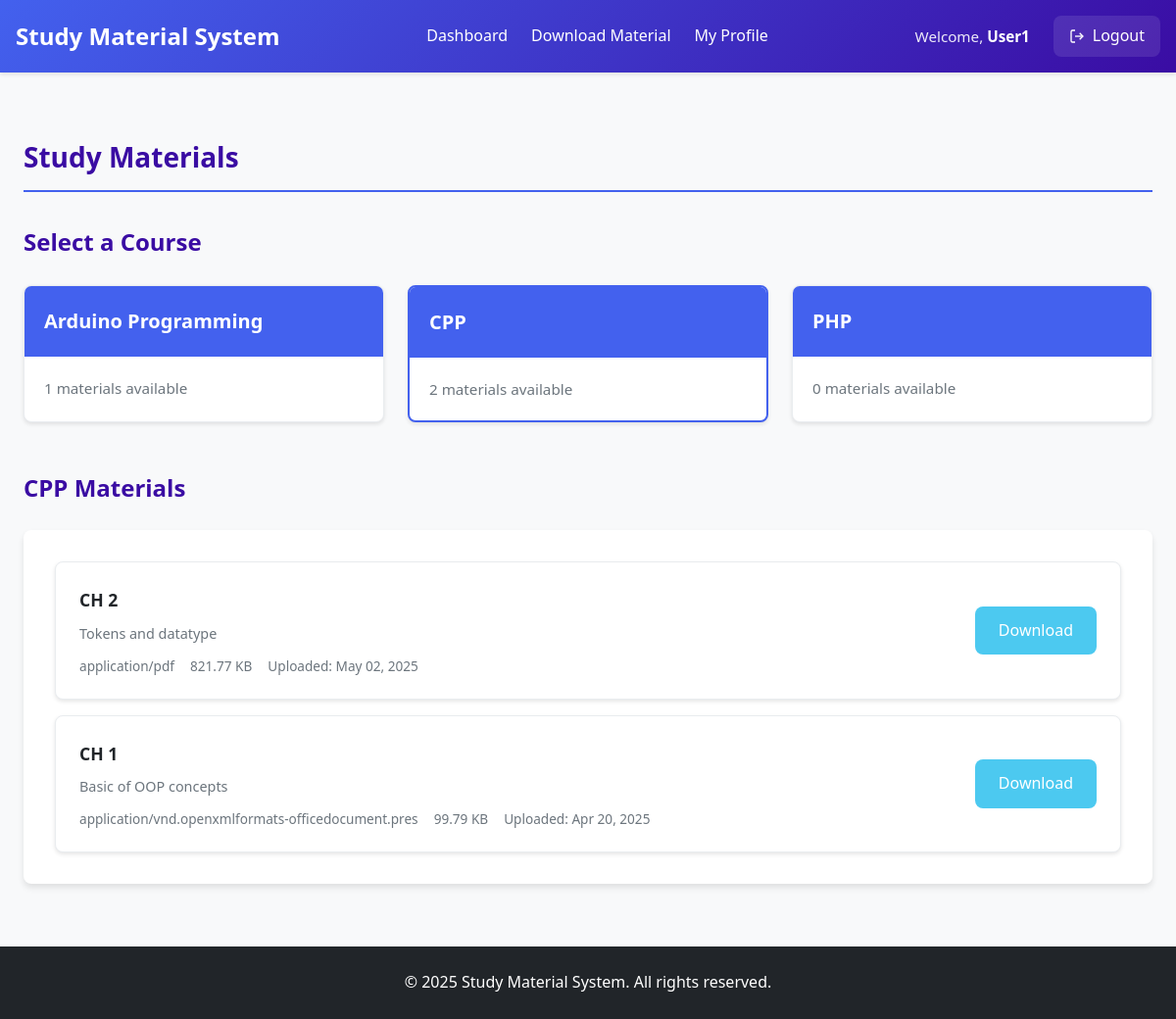
Screenshot of /courses_materials.php?course_id=1 (signed in) with the database file from the repository.
### tables this page shows
CREATE TABLE `courses` (
  `course_id` int(11) NOT NULL,
  `course_name` varchar(100) NOT NULL,
  `description` text DEFAULT NULL,
  `created_by` int(11) DEFAULT NULL,
  `created_at` timestamp NOT NULL DEFAULT current_timestamp(),
  `updated_at` timestamp NOT NULL DEFAULT current_timestamp() ON UPDATE current_timestamp(),
  `is_active` tinyint(1) DEFAULT 1 COMMENT '1=active, 0=inactive'
);

CREATE TABLE `materials` (
  `material_id` int(11) NOT NULL,
  `title` varchar(255) NOT NULL,
  `description` text DEFAULT NULL,
  `file_path` varchar(255) NOT NULL,
  `file_size` int(11) DEFAULT NULL,
  `file_type` varchar(50) DEFAULT NULL,
  `course_id` int(11) DEFAULT NULL,
  `uploaded_by` int(11) DEFAULT NULL,
  `upload_date` timestamp NOT NULL DEFAULT current_timestamp(),
  `is_active` tinyint(1) DEFAULT 1 COMMENT '1=active, 0=inactive'
);

### courses_materials.php (the view, shortened to what this page needs)
<?php
require_once '../includes/config.php';
$selected_course_id = isset($_GET['course_id']) ? (int)$_GET['course_id'] : null;
$courses = $link->query("SELECT * FROM courses WHERE is_active = 1 ORDER BY course_name")->fetch_all(MYSQLI_ASSOC);
$materials = [];
if ($selected_course_id) {
    $stmt = $link->prepare("SELECT m.*, c.course_name
                          FROM materials m
                          JOIN courses c ON m.course_id = c.course_id
                          WHERE m.course_id = ? AND m.is_active = 1
                          ORDER BY m.upload_date DESC");
    $stmt->bind_param('i', $selected_course_id);
    $stmt->execute();
    $result = $stmt->get_result();
    $materials = $result->fetch_all(MYSQLI_ASSOC);
}
include 'header.php';
?>
<div class="admin-main">
    <div class="dashboard-container">
        <h1 class="page-title">Study Materials</h1>
        <div class="course-selection">
            <h2>Select a Course</h2>
            <div class="courses-grid">
                <?php if (empty($courses)): ?>
                    <div class="alert alert-info">No courses available at the moment.</div>
                <?php else: ?>
                    <?php foreach ($courses as $course): ?>
                        <a href="courses_materials.php?course_id=<?= $course['course_id'] ?>"
                           class="course-card <?= $selected_course_id == $course['course_id'] ? 'active' : '' ?>">
                            <div class="course-card-header">
                                <h3><?= htmlspecialchars($course['course_name']) ?></h3>
                            </div>
                            <div class="course-card-body">
                                <?php
                                    $stmt = $link->prepare("SELECT COUNT(*) FROM materials WHERE course_id = ? AND is_active = 1");
                                    $stmt->bind_param('i', $course['course_id']);
                                    $stmt->execute();
                                    $stmt->bind_result($material_count);
                                ?>
                                <p><?= $material_count ?> materials available</p>
                            </div>
                        </a>
                    <?php endforeach; ?>
                <?php endif; ?>
            </div>
        </div>
        <?php if ($selected_course_id): ?>
            <div class="materials-section">
                <h2><?= htmlspecialchars($materials[0]['course_name'] ?? 'Selected Course') ?> Materials</h2>
                <?php if (empty($materials)): ?>
                    <div class="alert alert-info">No materials available for this course yet.</div>
                <?php else: ?>
                    <div class="materials-list">
                        <?php foreach ($materials as $material): ?>
                            <div class="material-item">
                                <div class="material-info">
                                    <h3><?= htmlspecialchars($material['title']) ?></h3>
                                    <p class="material-description"><?= htmlspecialchars($material['description']) ?></p>
                                    <div class="material-meta">
                                        <span class="file-type"><?= htmlspecialchars($material['file_type']) ?></span>
                                        <span class="file-size"><?= formatFileSize($material['file_size']) ?></span>
                                        <span class="upload-date">Uploaded: <?= date('M d, Y', strtotime($material['upload_date'])) ?></span>
                                    </div>
                                </div>
                                <a href="download.php?path=../uploads/materials/<?= $material['file_path'] ?>" class="download-btn">
                                    Download
                                </a>
                            </div>
                        <?php endforeach; ?>
                    </div>
                <?php endif; ?>
            </div>
        <?php else: ?>
            <div class="instruction-box">
                <p>Please select a course from above to view its available study materials.</p>
            </div>
        <?php endif; ?>
    </div>
</div>
<?php
function formatFileSize($bytes) {
    if ($bytes >= 1073741824) {
        return number_format($bytes / 1073741824, 2) . ' GB';
    } elseif ($bytes >= 1048576) {
        return number_format($bytes / 1048576, 2) . ' MB';
    } elseif ($bytes >= 1024) {
        return number_format($bytes / 1024, 2) . ' KB';
    } elseif ($bytes > 1) {
        return $bytes . ' bytes';
    } elseif ($bytes == 1) {
        return '1 byte';
    } else {
        return '0 bytes';
    }
}
include 'footer.php';
?>

### admin.css (style rules this page uses)
:root { --primary: #4361ee; --primary-dark: #3a0ca3; --secondary: #f72585; --light: #f8f9fa; --dark: #212529; --gray: #6c757d; --light-gray: #e9ecef; --success: #4cc9f0; --danger: #ef233c; --warning: #f8961e; --info: #4895ef; }
* { margin: 0; padding: 0; box-sizing: border-box; }
html, body { height: 100%; }
body { font-family: 'Segoe UI', Tahoma, Geneva, Verdana, sans-serif; line-height: 1.6; color: var(--dark); background-color: var(--light); display: flex; flex-direction: column; min-height: 100vh; }
.admin-main { flex: 1; max-width: 1200px; width: 100%; margin: 0 auto; padding: 2rem 1rem; }
.dashboard-container { padding: 1rem; }
.materials-list { background: white; padding: 2rem; border-radius: 0.5rem; box-shadow: 0 4px 6px rgba(0, 0, 0, 0.1); }
.material-item { display: flex; justify-content: space-between; align-items: center; padding: 1rem; border-bottom: 1px solid var(--light-gray); transition: background-color 0.2s ease; }
.material-info { flex: 1; min-width: 0; }
.material-meta { font-size: 0.85rem; color: var(--gray); line-height: 1.4; }

### user.css (style rules this page uses)
.admin-main { padding: 2rem 0; flex: 1; }
.dashboard-container { max-width: 1200px; margin: 0 auto; padding: 0 1.5rem; }
.page-title { color: var(--primary-dark); margin-bottom: 2rem; padding-bottom: 0.75rem; border-bottom: 2px solid var(--primary); font-size: 1.75rem; }
.course-selection { margin-bottom: 3rem; }
.course-selection h2 { color: var(--primary-dark); margin-bottom: 1.5rem; font-size: 1.5rem; }
.courses-grid { display: grid; grid-template-columns: repeat(auto-fill, minmax(280px, 1fr)); gap: 1.5rem; }
.course-card { background: white; border-radius: 0.5rem; box-shadow: 0 2px 4px rgba(0, 0, 0, 0.1); transition: all 0.3s ease; text-decoration: none; color: var(--dark); overflow: hidden; border: 1px solid var(--light-gray); }
.course-card.active { border: 2px solid var(--primary); }
.course-card-header { background: var(--primary); color: white; padding: 1.25rem; }
.course-card-header h3 { margin: 0; font-size: 1.25rem; }
.course-card-body { padding: 1.25rem; }
.course-card-body p { margin: 0; color: var(--gray); font-size: 0.95rem; }
.materials-section { margin-top: 3rem; }
.materials-section h2 { color: var(--primary-dark); margin-bottom: 1.5rem; font-size: 1.5rem; }
.materials-list { display: grid; gap: 1rem; }
.material-item { display: flex; justify-content: space-between; align-items: center; background: white; padding: 1.5rem; border-radius: 0.5rem; box-shadow: 0 2px 4px rgba(0, 0, 0, 0.1); transition: all 0.3s ease; border: 1px solid var(--light-gray); }
.material-info h3 { margin: 0 0 0.5rem; color: var(--dark); font-size: 1.1rem; }
.material-description { color: var(--gray); margin: 0.5rem 0; font-size: 0.9rem; }
.material-meta { display: flex; gap: 1rem; font-size: 0.85rem; color: var(--gray); margin-top: 0.75rem; }
.material-meta span { display: flex; align-items: center; gap: 0.25rem; }
.download-btn { display: inline-flex; align-items: center; gap: 0.5rem; background: var(--success); color: white; padding: 0.75rem 1.5rem; border-radius: 0.5rem; text-decoration: none; font-weight: 500; transition: all 0.3s ease; white-space: nowrap; }

### rows the page displays
courses: course_name "Arduino Programming", material_count "1"
courses: course_name "CPP", material_count "2"
courses: course_name "PHP", material_count "0"
materials: title "CH 2", description "Tokens and datatype", file_type "application/pdf", file_size "821.77 KB", upload_date "May 02, 2025"
materials: title "CH 1", description "Basic of OOP concepts", file_type "application/vnd.openxmlformats-officedocument.pres", file_size "99.79 KB", upload_date "Apr 20, 2025"

### other values shown
$_SESSION['name'] "User1"
